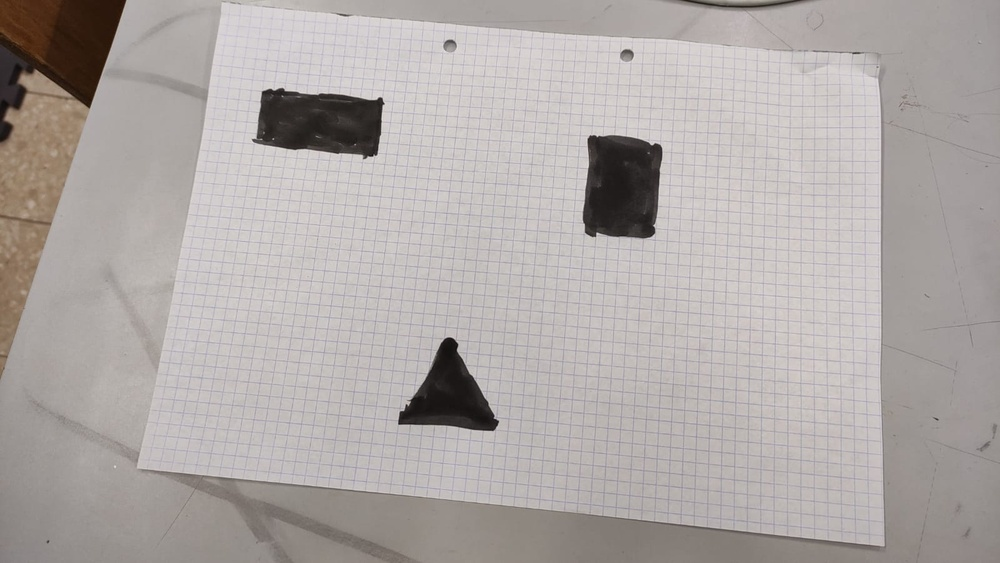
#> input picture src/img.jpeg, 1000 x 563 px, shrunk from 1600 x 901 before the run
$ jupyter execute --allow-errors main.ipynb
#> lines starting #> are read from the running program, lines starting #| are printed output that depends on the picture; after the words box and inside, x2 and y2 are one past the last pixel; in counts of white or black regions, pixels touching at a corner belong together
[cell 1]
import cv2
from matplotlib import pyplot as plt
import numpy as np
import pytesseract

[cell 2]
img = cv2.imread('./src/img.jpeg')
#> img is the input picture: shape (563, 1000, 3); mean B, G, R 166.8, 168.9, 175
img_gray = cv2.cvtColor(img, cv2.COLOR_BGR2GRAY)
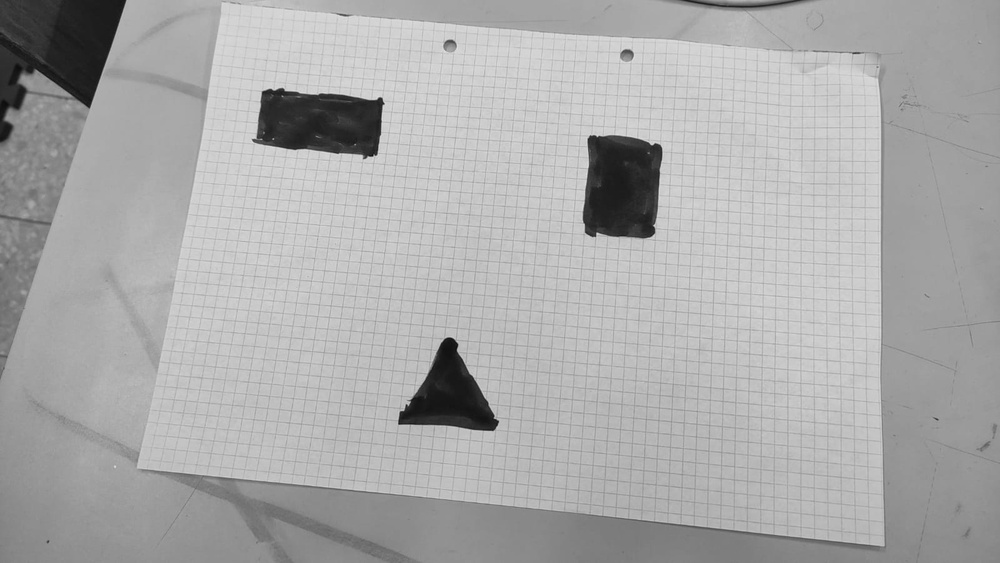
#> img_gray: shape (563, 1000); min 11, max 226, mean 170.5

THRESHOLD1 = 500
THRESHOLD2 = 500
canny = cv2.Canny(img_gray, THRESHOLD1, THRESHOLD2)
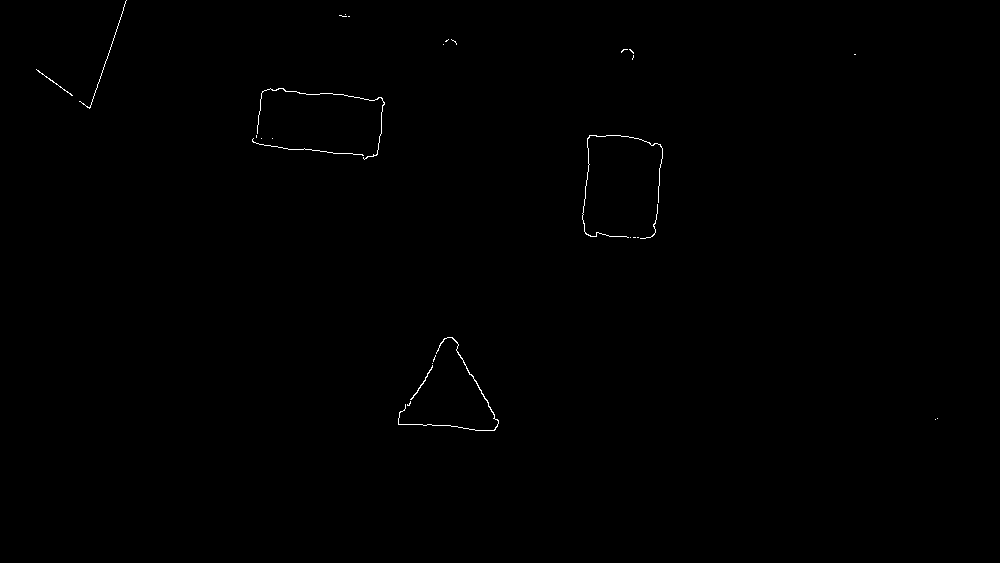
#> canny: shape (563, 1000); 0.23% white in thin lines or dots, all inside (x1, y1, x2, y2) = (36, 0, 938, 431)

contours, hierarchy = cv2.findContours(canny, cv2.RETR_TREE, cv2.CHAIN_APPROX_SIMPLE)
#> contours = 29 contours, 27 with area under 20; largest, box (x1, y1, x2, y2) and area: (398, 337, 499, 431) 53, (410, 365, 433, 400) 22

[cell 3]
hsv = cv2.cvtColor(img, cv2.COLOR_BGR2HSV)
#> hsv: shape (563, 1000, 3); mean H, S, V 43.2, 16, 175

msk = cv2.inRange(hsv, np.array([0, 0, 175]), np.array([179, 255, 255]))
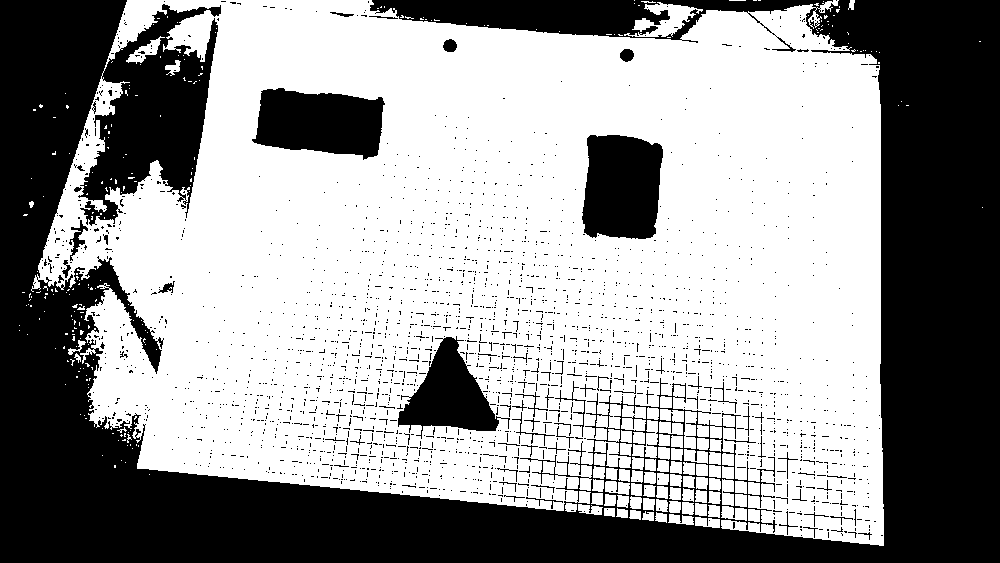
#> msk: shape (563, 1000); 59.8% white; 2269 black regions (2208 under 20 px), largest, box (x1, y1, x2, y2) and area: (0, 0, 1000, 563) 197519, (582, 135, 663, 239) 7260, (252, 88, 385, 160) 7097
krn = cv2.getStructuringElement(cv2.MORPH_RECT, (5, 3))
dlt = cv2.dilate(msk, krn, iterations=1)
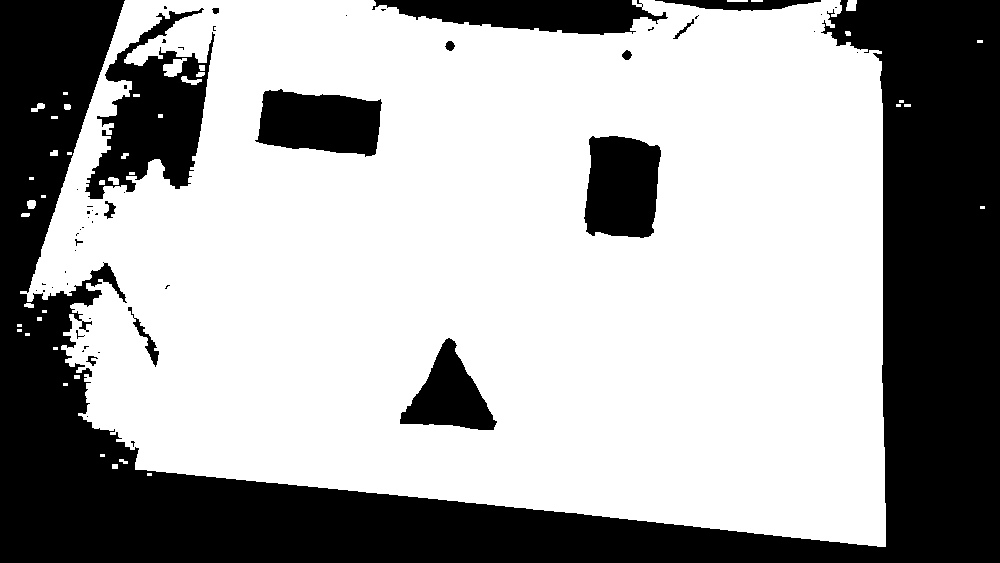
#> dlt: shape (563, 1000); 64.8% white; 54 black regions (39 under 20 px), largest, box (x1, y1, x2, y2) and area: (0, 0, 1000, 563) 160147, (85, 8, 215, 199) 11584, (372, 0, 668, 35) 6726
thr = 255 - cv2.bitwise_and(dlt, msk)

#> (the rest of this cell did not finish here and is left out)

$ run again, with src/10.jpeg copied over src/img.jpeg
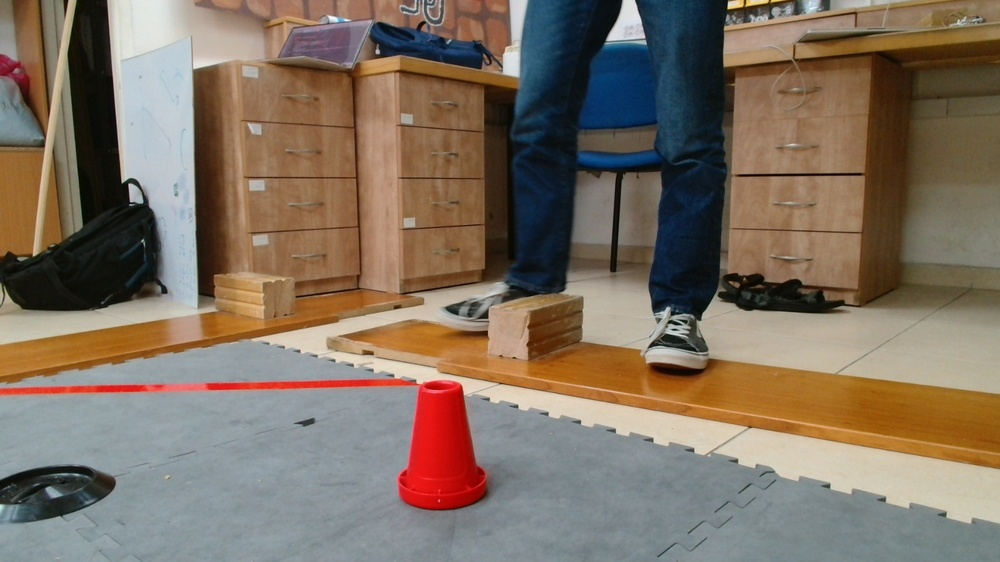
#> input picture src/10.jpeg, 1000 x 562 px, shrunk from 1600 x 900 before the run
#> img is the input picture: shape (562, 1000, 3); mean B, G, R 97.4, 112.2, 127.3
#> `canny = cv2.Canny(img_gray, THRESHOLD1, THRESHOLD2)`:
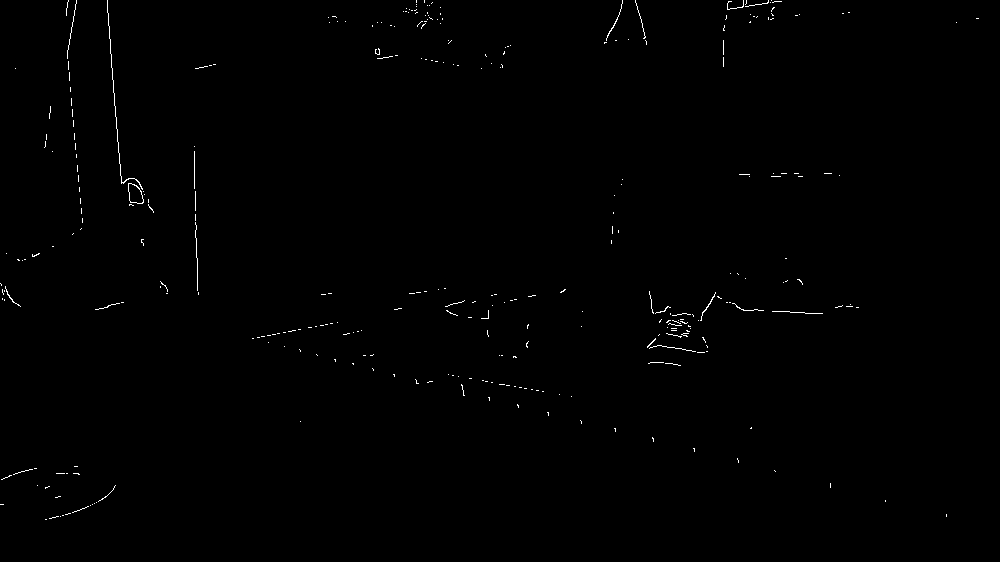
#> canny: shape (562, 1000); 0.4% white in thin lines or dots
#> contours = 325 contours, 323 with area under 20; largest, box (x1, y1, x2, y2) and area: (128, 183, 144, 204) 222, (128, 183, 144, 204) 214
#> hsv: shape (562, 1000, 3); mean H, S, V 48.8, 94.7, 135
#> msk: shape (562, 1000); 19.7% white; 322 white regions (270 under 20 px), largest, box (x1, y1, x2, y2) and area: (0, 283, 1000, 523) 48238, (0, 0, 265, 376) 27076, (699, 312, 891, 374) 7629
#> `dlt = cv2.dilate(msk, krn, iterations=1)`:
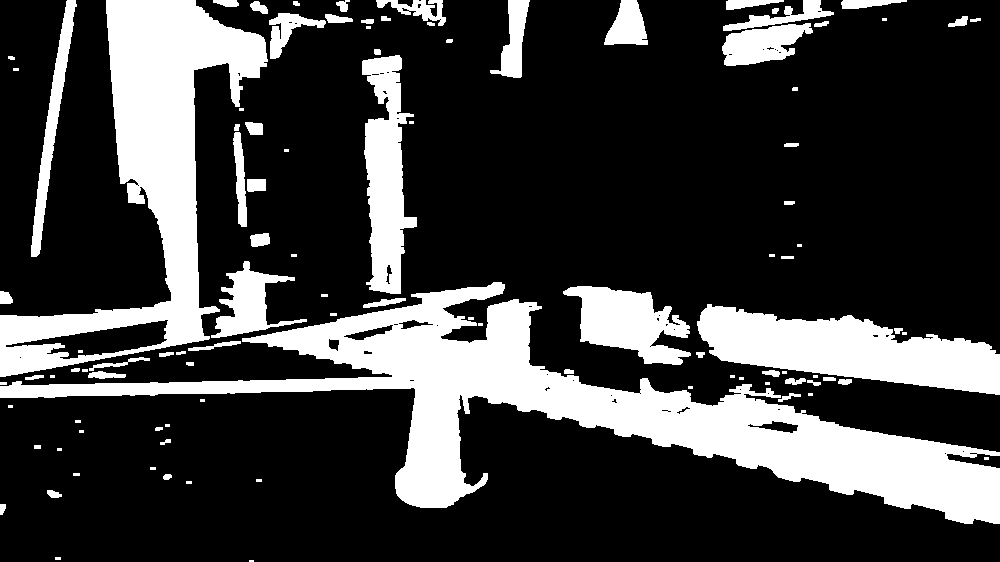
#> dlt: shape (562, 1000); 24.2% white; 102 white regions (34 under 20 px), largest, box (x1, y1, x2, y2) and area: (0, 282, 1000, 524) 56621, (0, 0, 268, 377) 30924, (697, 304, 1000, 395) 15349
